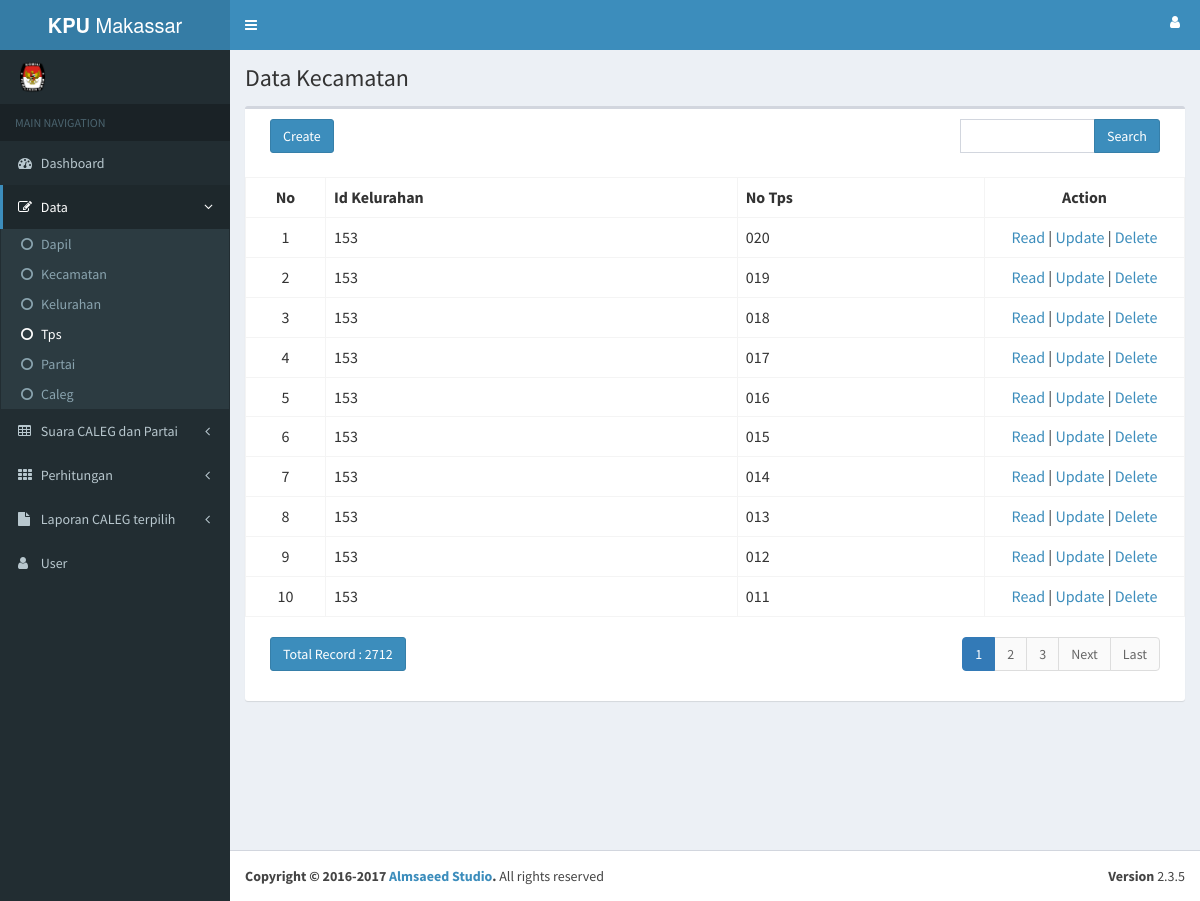
The page /index.php/tb_tps on the database its author committed.
### tables this page shows
CREATE TABLE `tb_tps` (
  `id` int(11) NOT NULL AUTO_INCREMENT,
  `id_kelurahan` int(11) DEFAULT NULL,
  `no_tps` varchar(4) DEFAULT NULL,
  PRIMARY KEY (`id`) USING BTREE
);

### application/controllers/Tb_tps.php (called while the page is built, shortened)
<?php
class Tb_tps extends CI_Controller
{
    function __construct()
    {
        $this->load->model('Tb_tps_model');
        $this->load->library('form_validation');
    }
    public function index()
    {
        $q = urldecode($this->input->get('q', TRUE));
        $start = intval($this->input->get('start'));
        if ($q <> '') {
            $config['base_url'] = base_url() . 'tb_tps/index.html?q=' . urlencode($q);
            $config['first_url'] = base_url() . 'tb_tps/index.html?q=' . urlencode($q);
        } else {
            $config['base_url'] = base_url() . 'tb_tps/index.html';
            $config['first_url'] = base_url() . 'tb_tps/index.html';
        }
        $config['per_page'] = 10;
        $config['page_query_string'] = TRUE;
        $config['total_rows'] = $this->Tb_tps_model->total_rows($q);
        $tb_tps = $this->Tb_tps_model->get_limit_data($config['per_page'], $start, $q);
        $this->load->library('pagination');
        $this->pagination->initialize($config);
        $data = array(
            'tb_tps_data' => $tb_tps,
            'q' => $q,
            'pagination' => $this->pagination->create_links(),
            'total_rows' => $config['total_rows'],
            'start' => $start,
        );
        $this->load->view('tb_tps/tb_tps_list', $data);
    }
}

### index.php (called while the page is built, shortened)
<?php
require_once BASEPATH.'core/CodeIgniter.php';

### application/config/config.php (called while the page is built, shortened)
<?php
$root	= "http://".$_SERVER['HTTP_HOST'];
$root	.= str_replace(basename($_SERVER['SCRIPT_NAME']),"",$_SERVER['SCRIPT_NAME']);
$config['base_url']	= "$root";
$config['index_page'] = '';
$config['uri_protocol']	= 'REQUEST_URI';
$config['url_suffix'] = '';
$config['language']	= 'english';
$config['charset'] = 'UTF-8';
$config['enable_hooks'] = FALSE;
$config['subclass_prefix'] = 'MY_';
$config['composer_autoload'] = 'vendor/autoload.php';
$config['permitted_uri_chars'] = 'a-z 0-9~%.:_\-';
$config['enable_query_strings'] = FALSE;
$config['controller_trigger'] = 'c';
$config['function_trigger'] = 'm';
$config['directory_trigger'] = 'd';
$config['allow_get_array'] = TRUE;
$config['log_threshold'] = 0;
$config['log_path'] = '';
$config['log_file_extension'] = '';
$config['log_file_permissions'] = 0644;
$config['log_date_format'] = 'Y-m-d H:i:s';
$config['error_views_path'] = '';
$config['cache_path'] = '';
$config['cache_query_string'] = FALSE;
$config['encryption_key'] = '';
$config['sess_driver'] = 'files';
$config['sess_cookie_name'] = 'ci_session';
$config['sess_expiration'] = 7200;
$config['sess_save_path'] = NULL;
$config['sess_match_ip'] = FALSE;
$config['sess_time_to_update'] = 300;
$config['sess_regenerate_destroy'] = FALSE;
$config['cookie_prefix']	= '';
$config['cookie_domain']	= '';
$config['cookie_path']		= '/';
$config['cookie_secure']	= FALSE;
$config['cookie_httponly'] 	= FALSE;
$config['standardize_newlines'] = FALSE;
$config['global_xss_filtering'] = FALSE;
$config['csrf_protection'] = FALSE;
$config['csrf_token_name'] = 'csrf_test_name';
$config['csrf_cookie_name'] = 'csrf_cookie_name';
$config['csrf_expire'] = 7200;
$config['csrf_regenerate'] = TRUE;
$config['csrf_exclude_uris'] = array();
$config['compress_output'] = FALSE;
$config['time_reference'] = 'local';
$config['rewrite_short_tags'] = FALSE;
$config['proxy_ips'] = '';

### application/models/Tb_tps_model.php (called while the page is built, shortened)
<?php
class Tb_tps_model extends CI_Model
{
    public $table = 'tb_tps';
    public $id = 'id';
    public $order = 'DESC';
    function total_rows($q = NULL) {
        $this->db->like('id', $q);
	$this->db->or_like('id_kelurahan', $q);
	$this->db->or_like('no_tps', $q);
	$this->db->from($this->table);
        return $this->db->count_all_results();
    }
    function get_limit_data($limit, $start = 0, $q = NULL) {
        $this->db->order_by($this->id, $this->order);
        $this->db->like('id', $q);
	$this->db->or_like('id_kelurahan', $q);
	$this->db->or_like('no_tps', $q);
	$this->db->limit($limit, $start);
        return $this->db->get($this->table)->result();
    }
}

### application/views/tb_tps/tb_tps_list.php (the view, shortened to what this page needs)
  <div class="content-wrapper">
    <section class="content-header">
      <h1>Data Kecamatan</h1>
    </section>
    <section class="content">
          <div class="row">
            <div class="col-xs-12">
              <div class="box">
                <div class="box-header">
                    <div class="col-md-4">
                        <?php echo anchor(site_url('tb_tps/create'),'Create', 'class="btn btn-primary"'); ?>
                    </div>
                    <div class="col-md-4 text-center">
                    </div>
                    <div class="col-md-1 text-right">
                    </div>
                    <div class="col-md-3 text-right">
                        <form action="<?php echo site_url('tb_tps/index'); ?>" class="form-inline" method="get">
                            <div class="input-group">
                                <input type="text" class="form-control" name="q" value="<?php echo $q; ?>">
                                <span class="input-group-btn">
                                  <button class="btn btn-primary" type="submit">Search</button>
                                </span>
                            </div>
                        </form>
                    </div>
                </div>
                <table class="table table-bordered table-hover" style="margin-bottom: 10px">
                    <tr>
                        <th style="text-align:center">No</th>
                		<th>Id Kelurahan</th>
                		<th>No Tps</th>
                		<th style="text-align:center">Action</th>
                    </tr><?php
                    foreach ($tb_tps_data as $tb_tps)
                    {
                        ?>
                        <tr>
        			<td style="text-align:center" width="80px"><?php echo ++$start ?></td>
        			<td><?php echo $tb_tps->id_kelurahan ?></td>
        			<td><?php echo $tb_tps->no_tps ?></td>
        			<td style="text-align:center" width="200px">
        				<?php
        				echo anchor(site_url('tb_tps/read/'.$tb_tps->id),'Read');
        				echo ' | ';
        				echo anchor(site_url('tb_tps/update/'.$tb_tps->id),'Update');
        				echo ' | ';
        				echo anchor(site_url('tb_tps/delete/'.$tb_tps->id),'Delete','onclick="javasciprt: return confirm(\'Are You Sure ?\')"');
        				?>
        			</td>
        		</tr>
                        <?php
                    }
                    ?>
                </table>
                <div class="box-header">
                    <div class="col-md-6">
                        <a href="#" class="btn btn-primary">Total Record : <?php echo $total_rows ?></a>
                    </div>
                    <div class="col-md-6 text-right">
                        <?php echo $pagination ?>
                    </div>
                </div>
            </div>
        </div>
    </section>
</div>

### rows shown on the page
tb_tps: id_kelurahan "153", no_tps "020", id "Read", id "Update", id "Delete"
tb_tps: id_kelurahan "153", no_tps "019", id "Read", id "Update", id "Delete"
tb_tps: id_kelurahan "153", no_tps "018", id "Read", id "Update", id "Delete"
tb_tps: id_kelurahan "153", no_tps "017", id "Read", id "Update", id "Delete"
tb_tps: id_kelurahan "153", no_tps "016", id "Read", id "Update", id "Delete"
tb_tps: id_kelurahan "153", no_tps "015", id "Read", id "Update", id "Delete"
tb_tps: id_kelurahan "153", no_tps "014", id "Read", id "Update", id "Delete"
tb_tps: id_kelurahan "153", no_tps "013", id "Read", id "Update", id "Delete"
tb_tps: id_kelurahan "153", no_tps "012", id "Read", id "Update", id "Delete"
tb_tps: id_kelurahan "153", no_tps "011", id "Read", id "Update", id "Delete"

### other values the page prints
anchor(site_url('tb_tps/create'),'Create', 'class="btn btn-primary"') "Create"
$total_rows "2712"
$pagination "1 2 3 Next Last"
